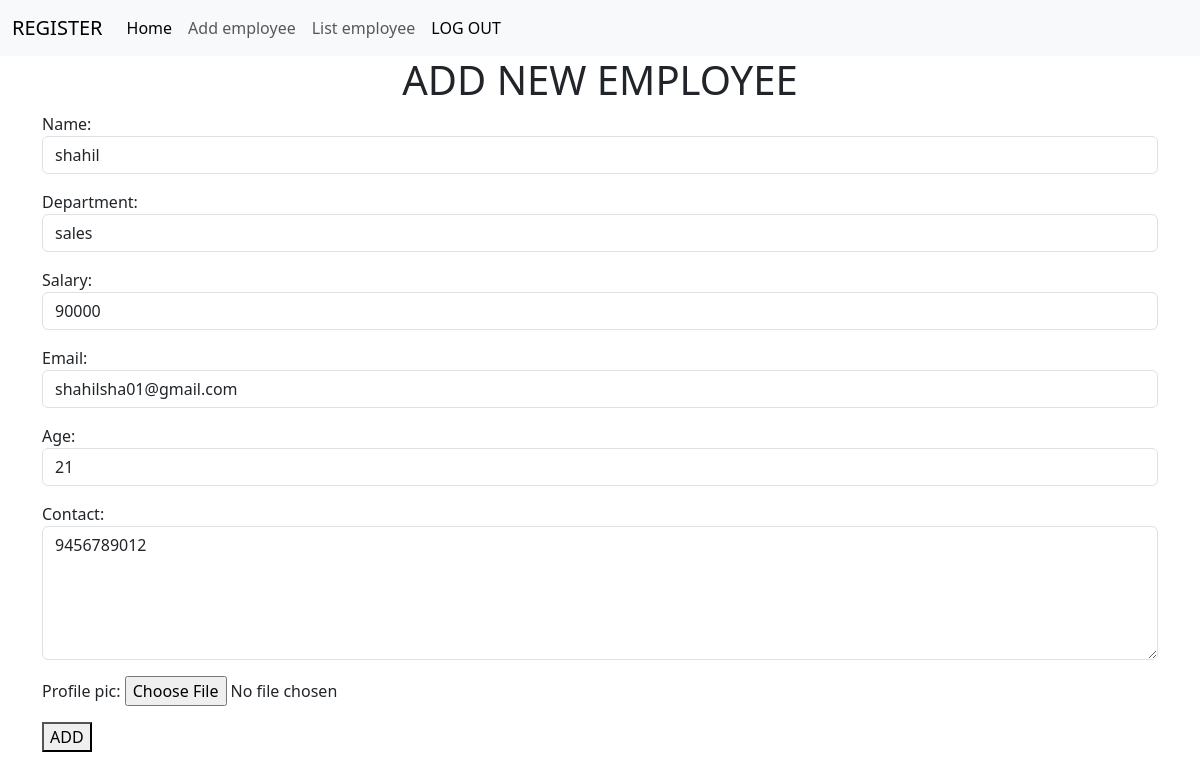
The page /emloyees/3/update (signed in) on the database its author committed.
### cr/models.py (models this page shows, shortened)
class Employees(models.Model):
    name=models.CharField(max_length=200)
    department=models.CharField(max_length=200)
    salary=models.PositiveIntegerField()
    email=models.EmailField(unique=True)
    age=models.PositiveIntegerField(null=True)
    contact=models.CharField(max_length=12)
    profile_pic=models.ImageField(upload_to="images",null=True)

### cr/views.py (the view, shortened to what this page needs)
# urls.py: path("emloyees/<int:pk>/update",views.EmployeeUpdateView.as_view(),name="emp_update"),
@method_decorator(signin_required,"dispatch")
class EmployeeUpdateView(View):
    def get(self,request,*args,**kwargs):
        id=kwargs.get("pk")
        qs=Employees.objects.get(id=id)
        form=EmployeeForm(instance=qs)
        return render(request,"emp_add.html",{"forms":form})

### cr/forms.py
class EmployeeForm(forms.ModelForm):
    class Meta:
        model=Employees
        fields="__all__"
        widgets={
            "name":forms.TextInput(attrs={"class":"form-control"}),
            "department":forms.TextInput(attrs={"class":"form-control"}),
            "salary":forms.NumberInput(attrs={"class":"form-control"}),
            "email":forms.EmailInput(attrs={"class":"form-control"}),
            "age":forms.NumberInput(attrs={"class":"form-control"}),
            "contact":forms.Textarea(attrs={"class":"form-control","rows":5}),
            "dob":forms.DateInput(attrs={"class":"form-control","type":"date"})
        }

### cr/views.py (called while the page is built)
def signin_required(fn):
    def wrapper(request,*args,**kwargs):
        if not request.user.is_authenticated:
            messages.error(request,"Invalid Session")
            return redirect("login")
        else:
            return fn(request,*args,**kwargs)
    return wrapper

### cr/templates/emp_add.html (shortened to what this page needs)
{%extends 'base.html'%}
{%block body_block%}
<h1 class="text-center">ADD NEW EMPLOYEE</h1>
<div class="container">
 <form action="" method="post" enctype="multipart/form-data" class="">
     {{forms.as_p}}
     <button type="submit">ADD</button>
 </form>
</div>
{%endblock%}

### rows shown on the page
Employees: name "shahil", department "sales", salary "90000", email "shahilsha01@gmail.com", age "21", contact "9456789012"
